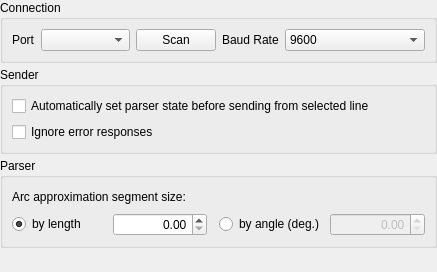
<?xml version="1.0" encoding="UTF-8"?>
<ui version="4.0">
 <class>ConnectionSettingsFormController</class>
 <widget class="QWidget" name="ConnectionSettingsFormController">
  <property name="geometry">
   <rect>
    <x>0</x>
    <y>0</y>
    <width>437</width>
    <height>272</height>
   </rect>
  </property>
  <property name="windowTitle">
   <string>Form</string>
  </property>
  <layout class="QVBoxLayout" name="verticalLayout">
   <property name="spacing">
    <number>4</number>
   </property>
   <property name="leftMargin">
    <number>0</number>
   </property>
   <property name="topMargin">
    <number>0</number>
   </property>
   <property name="rightMargin">
    <number>0</number>
   </property>
   <property name="bottomMargin">
    <number>0</number>
   </property>
   <item>
    <widget class="QGroupBox" name="grpConnection">
     <property name="title">
      <string>Connection</string>
     </property>
     <layout class="QHBoxLayout" name="horizontalLayout_13">
      <item>
       <layout class="QHBoxLayout" name="horizontalLayout_3">
        <item>
         <widget class="QLabel" name="label">
          <property name="sizePolicy">
           <sizepolicy hsizetype="Minimum" vsizetype="Minimum">
            <horstretch>0</horstretch>
            <verstretch>0</verstretch>
           </sizepolicy>
          </property>
          <property name="text">
           <string>Port</string>
          </property>
         </widget>
        </item>
        <item>
         <widget class="QComboBox" name="serialPortNameBox">
          <property name="sizePolicy">
           <sizepolicy hsizetype="Expanding" vsizetype="Preferred">
            <horstretch>0</horstretch>
            <verstretch>0</verstretch>
           </sizepolicy>
          </property>
          <property name="editable">
           <bool>false</bool>
          </property>
         </widget>
        </item>
        <item>
         <widget class="QPushButton" name="serialPortRefreshButton">
          <property name="sizePolicy">
           <sizepolicy hsizetype="Minimum" vsizetype="Minimum">
            <horstretch>0</horstretch>
            <verstretch>0</verstretch>
           </sizepolicy>
          </property>
          <property name="baseSize">
           <size>
            <width>0</width>
            <height>0</height>
           </size>
          </property>
          <property name="font">
           <font>
            <kerning>false</kerning>
           </font>
          </property>
          <property name="styleSheet">
           <string notr="true"/>
          </property>
          <property name="text">
           <string>Scan</string>
          </property>
         </widget>
        </item>
       </layout>
      </item>
      <item>
       <layout class="QHBoxLayout" name="horizontalLayout_12">
        <item>
         <widget class="QLabel" name="label_2">
          <property name="text">
           <string>Baud Rate</string>
          </property>
         </widget>
        </item>
        <item>
         <widget class="QComboBox" name="serialBaudRateBox">
          <property name="sizePolicy">
           <sizepolicy hsizetype="Expanding" vsizetype="Preferred">
            <horstretch>0</horstretch>
            <verstretch>0</verstretch>
           </sizepolicy>
          </property>
          <property name="editable">
           <bool>false</bool>
          </property>
          <property name="currentText">
           <string notr="true">9600</string>
          </property>
          <item>
           <property name="text">
            <string>9600</string>
           </property>
          </item>
          <item>
           <property name="text">
            <string>14400</string>
           </property>
          </item>
          <item>
           <property name="text">
            <string>19200</string>
           </property>
          </item>
          <item>
           <property name="text">
            <string>38400</string>
           </property>
          </item>
          <item>
           <property name="text">
            <string>57600</string>
           </property>
          </item>
          <item>
           <property name="text">
            <string>115200</string>
           </property>
          </item>
         </widget>
        </item>
       </layout>
      </item>
     </layout>
    </widget>
   </item>
   <item>
    <widget class="QGroupBox" name="grpConnection_2">
     <property name="title">
      <string>Sender</string>
     </property>
     <layout class="QVBoxLayout" name="verticalLayout_2">
      <item>
       <widget class="QCheckBox" name="chkAutoParserState">
        <property name="text">
         <string>Automatically set parser state before sending from selected line</string>
        </property>
       </widget>
      </item>
      <item>
       <widget class="QCheckBox" name="chkIgnoreErrors">
        <property name="text">
         <string>Ignore error responses</string>
        </property>
       </widget>
      </item>
     </layout>
    </widget>
   </item>
   <item>
    <widget class="QGroupBox" name="grpParser">
     <property name="title">
      <string>Parser</string>
     </property>
     <layout class="QVBoxLayout" name="verticalLayout_8">
      <item>
       <layout class="QHBoxLayout" name="horizontalLayout_11">
        <item>
         <widget class="QLabel" name="label_32">
          <property name="text">
           <string>Arc approximation segment size:</string>
          </property>
         </widget>
        </item>
        <item>
         <spacer name="horizontalSpacer_14">
          <property name="orientation">
           <enum>Qt::Horizontal</enum>
          </property>
          <property name="sizeHint" stdset="0">
           <size>
            <width>0</width>
            <height>20</height>
           </size>
          </property>
         </spacer>
        </item>
       </layout>
      </item>
      <item>
       <layout class="QGridLayout" name="gridLayout_7">
        <item row="0" column="0">
         <widget class="QRadioButton" name="radArcLengthMode">
          <property name="text">
           <string>by length</string>
          </property>
          <property name="checked">
           <bool>true</bool>
          </property>
         </widget>
        </item>
        <item row="0" column="2">
         <spacer name="horizontalSpacer_15">
          <property name="orientation">
           <enum>Qt::Horizontal</enum>
          </property>
          <property name="sizeType">
           <enum>QSizePolicy::Fixed</enum>
          </property>
          <property name="sizeHint" stdset="0">
           <size>
            <width>6</width>
            <height>20</height>
           </size>
          </property>
         </spacer>
        </item>
        <item row="0" column="1">
         <widget class="QDoubleSpinBox" name="txtArcLength">
          <property name="enabled">
           <bool>true</bool>
          </property>
          <property name="alignment">
           <set>Qt::AlignRight|Qt::AlignTrailing|Qt::AlignVCenter</set>
          </property>
          <property name="buttonSymbols">
           <enum>QAbstractSpinBox::UpDownArrows</enum>
          </property>
          <property name="decimals">
           <number>2</number>
          </property>
          <property name="maximum">
           <double>99.000000000000000</double>
          </property>
         </widget>
        </item>
        <item row="0" column="3">
         <widget class="QRadioButton" name="radArcDegreeMode">
          <property name="text">
           <string>by angle (deg.)</string>
          </property>
         </widget>
        </item>
        <item row="0" column="4">
         <widget class="QDoubleSpinBox" name="txtArcDegree">
          <property name="enabled">
           <bool>false</bool>
          </property>
          <property name="alignment">
           <set>Qt::AlignRight|Qt::AlignTrailing|Qt::AlignVCenter</set>
          </property>
          <property name="buttonSymbols">
           <enum>QAbstractSpinBox::UpDownArrows</enum>
          </property>
          <property name="decimals">
           <number>2</number>
          </property>
          <property name="maximum">
           <double>180.000000000000000</double>
          </property>
         </widget>
        </item>
       </layout>
      </item>
     </layout>
    </widget>
   </item>
   <item>
    <spacer name="verticalSpacer_3">
     <property name="orientation">
      <enum>Qt::Vertical</enum>
     </property>
     <property name="sizeHint" stdset="0">
      <size>
       <width>20</width>
       <height>65</height>
      </size>
     </property>
    </spacer>
   </item>
  </layout>
 </widget>
 <resources/>
 <connections/>
</ui>
